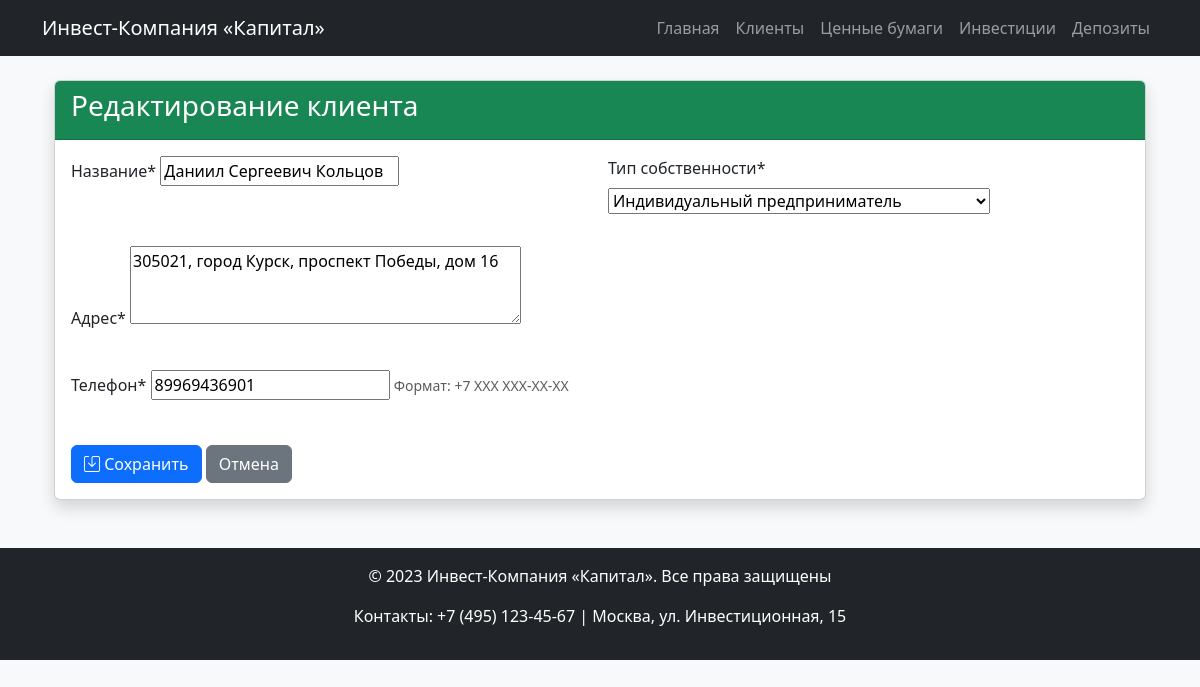
The page /clients/1/edit/ on the database its author committed.
### core/models.py (models this page shows, shortened)
class Client(models.Model):
    OWNERSHIP_TYPES = (
        ('ООО', 'Общество с ограниченной ответственностью'),
        ('ИП', 'Индивидуальный предприниматель'),
        ('АО', 'Акционерное общество'),
    )
    name = models.CharField('Название', max_length=255)
    ownership_type = models.CharField(
        'Тип собственности',
        max_length=50,
        choices=OWNERSHIP_TYPES
    )
    address = models.TextField('Адрес')
    phone = models.CharField('Телефон', max_length=20)

### core/views.py (the view)
# urls.py: path('clients/<int:pk>/edit/', views.ClientUpdateView.as_view(), name='client_update'),
class ClientUpdateView(UpdateView):
    model = Client
    form_class = ClientForm
    template_name = 'clients/client_form.html'
    success_url = reverse_lazy('client_list')

### core/forms.py
class ClientForm(forms.ModelForm):
    class Meta:
        model = Client
        fields = '__all__'
        widgets = {
            'address': forms.Textarea(attrs={'rows': 3}),
        }

### templates/clients/client_form.html (shortened to what this page needs)
{% extends 'base.html' %}
{% block content %}
<div class="container mt-4">
    <div class="card shadow">
        <div class="card-header bg-success text-white">
            <h3>{% if object %}Редактирование{% else %}Добавление{% endif %} клиента</h3>
        </div>
        <div class="card-body">
            <form method="post">
                <div class="row g-3">
                    <div class="col-md-6">
                        <div class="mb-3">
                            <label class="form-label">Название*</label>
                            {{ form.name }}
                        </div>
                    </div>
                    <div class="col-md-6">
                        <div class="mb-3">
                            <label class="form-label">Тип собственности*</label>
                            {{ form.ownership_type }}
                        </div>
                    </div>
                    <div class="col-12">
                        <div class="mb-3">
                            <label class="form-label">Адрес*</label>
                            {{ form.address }}
                        </div>
                    </div>
                    <div class="col-md-6">
                        <div class="mb-3">
                            <label class="form-label">Телефон*</label>
                            {{ form.phone }}
                            <small class="text-muted">Формат: +7 XXX XXX-XX-XX</small>
                        </div>
                    </div>
                </div>
                <div class="mt-4">
                    <button type="submit" class="btn btn-primary">
                        <i class="bi bi-save"></i> Сохранить
                    </button>
                    <a href="{% url 'client_list' %}" class="btn btn-secondary">Отмена</a>
                </div>
            </form>
        </div>
    </div>
</div>
{% endblock %}

### rows shown on the page
Client: name "Даниил Сергеевич Кольцов", ownership_type "Индивидуальный предприниматель", address "305021, город Курск, проспект Победы, дом 16", phone "89969436901"
